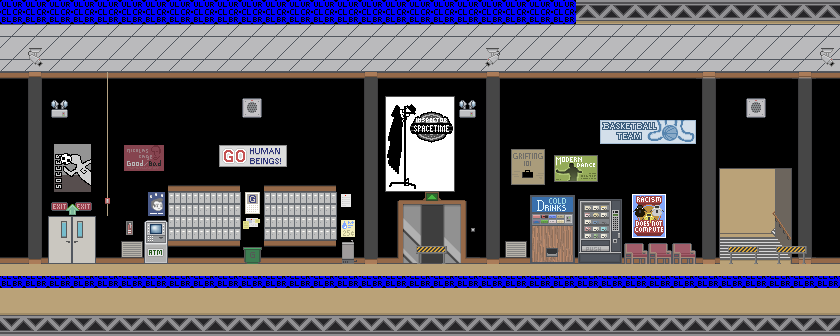

Below is a game level as drawn by its tile map, then a one-line description and the .tmx that defines it (tile-layer data replaced by summaries):
An orthogonal 35x14 tile map with 24x24 px tiles, 4 tile layers (Tile Layer 1, Tile Layer 2, Tile Layer 3, collision), 2 tilesets and 4 objects (2x info, door, firealarm).

<map version="1.0" orientation="orthogonal" width="35" height="14" tilewidth="24" tileheight="24">
 <properties>
  <property name="blue" value="88" />
  <property name="green" value="113" />
  <property name="red" value="168" />
  <property name="title" value="dorm lobby" />
 </properties>
 <tileset firstgid="1" name="greendale-hallways" tilewidth="24" tileheight="24">
  <image source="../images/tilesets/greendale-hallways.png" width="576" height="600" />
 </tileset>
 <tileset firstgid="601" name="collisions" tilewidth="24" tileheight="24">
  <image source="../images/tilesets/collisions.png" width="632" height="512" />
 </tileset>
 <layer name="Tile Layer 1" width="35" height="14">
  <data>[490 cells, 280 non-empty, 24 distinct tile ids]</data>
 </layer>
 <layer name="Tile Layer 2" width="35" height="14">
  <data>[490 cells, 96 non-empty, 19 distinct tile ids]</data>
 </layer>
 <layer name="Tile Layer 3" width="35" height="14">
  <data>[490 cells, 88 non-empty, 62 distinct tile ids]</data>
 </layer>
 <layer name="collision" width="35" height="14">
  <data>[490 cells, 59 non-empty, 2 distinct tile ids]</data>
 </layer>
 <objectgroup name="nodes" width="35" height="14" visible="0">
  <object name="main" type="door" x="48" y="216" width="48" height="60">
   <properties>
    <property name="level" value="greendale-exterior" />
    <property name="to" value="dorm" />
   </properties>
  </object>
  <object type="firealarm" x="96" y="216" width="24" height="48" />
  <object type="info" x="397" y="199" width="71" height="63">
   <properties>
    <property name="info" value="Not in use." />
   </properties>
  </object>
  <object type="info" x="144" y="216" width="24" height="48">
   <properties>
    <property name="info" value="Money, money, money!" />
   </properties>
  </object>
 </objectgroup>
</map>
